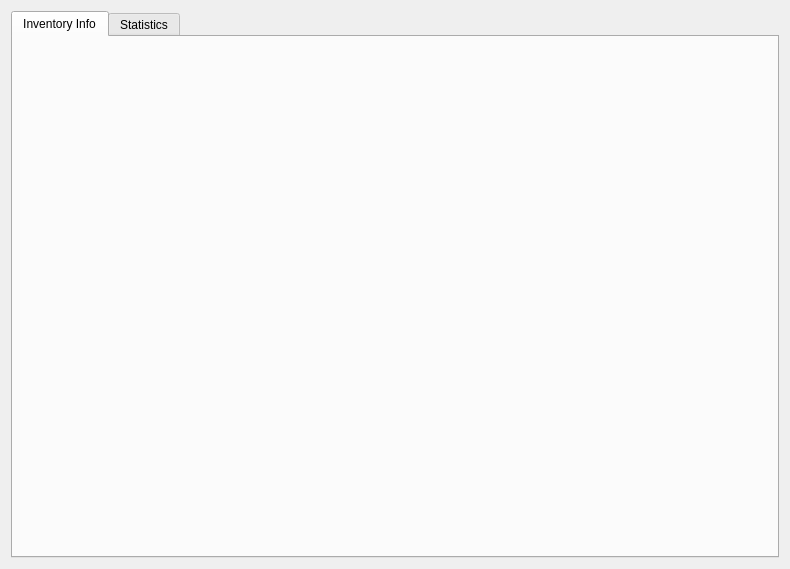
<?xml version="1.0" encoding="UTF-8"?>
<ui version="4.0">
 <class>InventoryMultipleSelection</class>
 <widget class="QWidget" name="InventoryMultipleSelection">
  <property name="geometry">
   <rect>
    <x>0</x>
    <y>0</y>
    <width>790</width>
    <height>569</height>
   </rect>
  </property>
  <property name="windowTitle">
   <string>Form</string>
  </property>
  <layout class="QGridLayout" name="gridLayout">
   <item row="0" column="0">
    <widget class="QTabWidget" name="tabWidget">
     <property name="styleSheet">
      <string notr="true"/>
     </property>
     <property name="currentIndex">
      <number>0</number>
     </property>
     <widget class="QWidget" name="inventory_info">
      <attribute name="title">
       <string>Inventory Info</string>
      </attribute>
     </widget>
     <widget class="QWidget" name="statistics">
      <attribute name="title">
       <string>Statistics</string>
      </attribute>
     </widget>
    </widget>
   </item>
  </layout>
 </widget>
 <resources/>
 <connections/>
</ui>
